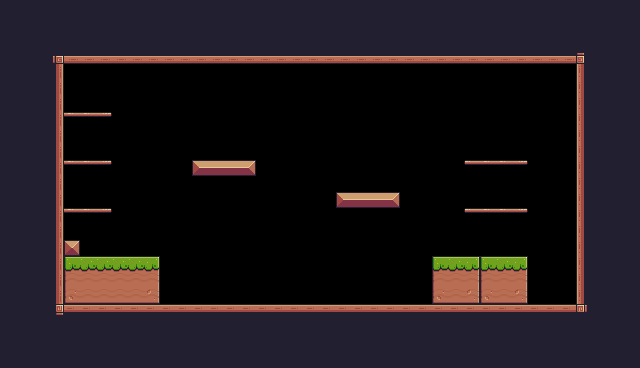

A 2D game scene composited from a Tiled map and its tileset images. What follows is a short description and the map's XML, with every tile layer's data as written:
An orthogonal 40x23 tile map with 16x16 px tiles, 1 tile layer (Background) and 28 objects (11x Fruit, 5x Platform, 2x Saw, Player).

<map version="1.10" tiledversion="1.10.1" orientation="orthogonal" renderorder="right-down" width="40" height="23" tilewidth="16" tileheight="16" infinite="0" nextlayerid="4" nextobjectid="35">
 <tileset firstgid="1" source="Pixel Adventure.tsx" />
 <layer id="1" name="Background" width="40" height="23">
  <properties>
   <property name="BackgroundColor" value="Gray" />
  </properties>
  <data encoding="csv">
24,24,24,24,24,24,24,24,24,24,24,24,24,24,24,24,24,24,24,24,24,24,24,24,24,24,24,24,24,24,24,24,24,24,24,24,24,24,24,24,
24,24,24,24,24,24,24,24,24,24,24,24,24,24,24,24,24,24,24,24,24,24,24,24,24,24,24,24,24,24,24,24,24,24,24,24,24,24,24,24,
24,24,24,24,24,24,24,24,24,24,24,24,24,24,24,24,24,24,24,24,24,24,24,24,24,24,24,24,24,24,24,24,24,24,24,24,24,24,24,24,
24,24,24,92,134,134,134,134,134,134,134,134,134,134,134,134,134,134,134,134,134,134,134,134,134,134,134,134,134,134,134,134,134,134,134,134,93,24,24,24,
24,24,24,113,0,0,0,0,0,0,0,0,0,0,0,0,0,0,0,0,0,0,0,0,0,0,0,0,0,0,0,0,0,0,0,0,111,24,24,24,
24,24,24,113,0,0,0,0,0,0,0,0,0,0,0,0,0,0,0,0,0,0,0,0,0,0,0,0,0,0,0,0,0,0,0,0,111,24,24,24,
24,24,24,113,0,0,0,0,0,0,0,0,0,0,0,0,0,0,0,0,0,0,0,0,0,0,0,0,0,0,0,0,0,0,0,0,111,24,24,24,
24,24,24,113,41,41,42,0,0,0,0,0,0,0,0,0,0,0,0,0,0,0,0,0,0,0,0,0,0,0,0,0,0,0,0,0,111,24,24,24,
24,24,24,113,0,0,0,0,0,0,0,0,0,0,0,0,0,0,0,0,0,0,0,0,0,0,0,0,0,0,0,0,0,0,0,0,111,24,24,24,
24,24,24,113,0,0,0,0,0,0,0,0,0,0,0,0,0,0,0,0,0,0,0,0,0,0,0,0,0,0,0,0,0,0,0,0,111,24,24,24,
24,24,112,113,41,41,42,0,0,0,0,0,13,14,14,15,0,0,0,0,0,0,0,0,0,0,0,0,0,40,41,41,42,0,0,0,111,24,24,24,
24,24,112,113,0,0,0,0,0,0,0,0,0,0,0,0,0,0,0,0,0,0,0,0,0,0,0,0,0,0,0,0,0,0,0,0,111,24,24,24,
24,24,112,113,0,0,0,0,0,0,0,0,0,0,0,0,0,0,0,0,0,13,14,14,15,0,0,0,0,0,0,0,0,0,0,0,111,24,24,24,
24,24,112,113,41,41,42,0,0,0,0,0,0,0,0,0,0,0,0,0,0,0,0,0,0,0,0,0,0,40,41,41,42,0,0,0,111,24,24,24,
24,24,112,113,0,0,0,0,0,0,0,0,0,0,0,0,0,0,0,0,0,0,0,0,0,0,0,0,0,0,0,0,0,0,0,0,111,24,24,24,
24,24,24,113,35,0,0,0,0,0,0,0,0,0,0,0,0,0,0,0,0,0,0,0,0,0,0,0,0,0,0,0,0,0,0,0,111,24,24,24,
24,24,24,113,7,8,8,8,8,9,0,0,0,0,0,0,0,0,0,0,0,0,0,0,0,0,0,7,8,9,7,8,9,0,0,0,111,24,24,24,
24,24,24,113,29,30,30,30,30,31,0,0,0,0,0,0,0,0,0,0,0,0,0,0,0,0,0,29,30,31,29,30,31,0,0,0,111,24,24,24,
24,24,24,113,51,52,52,52,52,53,0,0,0,0,0,0,0,0,0,0,0,0,0,0,0,0,0,51,52,53,51,52,53,0,0,0,111,24,24,24,
24,24,24,114,90,90,90,90,90,90,90,90,90,90,90,90,90,90,90,90,90,90,90,90,90,90,90,90,90,90,90,90,90,90,90,90,115,24,24,24,
24,24,24,24,24,24,24,24,24,24,24,24,24,24,24,24,24,24,24,24,24,24,24,24,24,24,24,24,24,24,24,24,24,24,24,24,24,24,24,24,
24,24,24,24,24,24,24,24,24,24,24,24,24,24,24,24,24,24,24,24,24,24,24,24,24,24,24,24,24,24,24,24,24,24,24,24,24,24,24,24,
24,24,24,24,24,24,24,24,24,24,24,24,24,24,24,24,24,24,24,24,24,24,24,24,24,24,24,24,24,24,24,24,24,24,24,24,24,24,24,24
</data>
 </layer>
 <objectgroup id="2" name="Spawnpoints">
  <object id="4" name="Player" type="Player" x="128" y="224" width="32" height="32" />
  <object id="21" name="Bananas" type="Fruit" x="80" y="80" width="32" height="32" />
  <object id="22" name="Orange" type="Fruit" x="80" y="128" width="32" height="32" />
  <object id="23" name="Apple" type="Fruit" x="80" y="176" width="32" height="32" />
  <object id="24" name="Cherries" type="Fruit" x="192" y="128" width="32" height="32" />
  <object id="25" name="Cherries" type="Fruit" x="224" y="128" width="32" height="32" />
  <object id="26" name="Cherries" type="Fruit" x="208" y="96" width="32" height="32" />
  <object id="27" name="Cherries" type="Fruit" x="336" y="160" width="32" height="32" />
  <object id="28" name="Cherries" type="Fruit" x="368" y="160" width="32" height="32" />
  <object id="29" name="Cherries" type="Fruit" x="352" y="128" width="32" height="32" />
  <object id="30" name="Kiwi" type="Fruit" x="480" y="128" width="32" height="32" />
  <object id="31" name="Kiwi" type="Fruit" x="480" y="176" width="32" height="32" />
  <object id="32" type="Saw" x="288" y="288" width="32" height="32">
   <properties>
    <property name="isVertical" type="bool" value="false" />
    <property name="offNeg" type="float" value="8" />
    <property name="offPos" type="float" value="7" />
   </properties>
  </object>
  <object id="34" type="Saw" x="288" y="128" width="32" height="32">
   <properties>
    <property name="isVertical" type="bool" value="true" />
    <property name="offNeg" type="float" value="4" />
    <property name="offPos" type="float" value="3" />
   </properties>
  </object>
 </objectgroup>
 <objectgroup id="3" name="Collisions">
  <object id="7" x="48" y="48" width="16" height="272" />
  <object id="8" x="64" y="48" width="528" height="16" />
  <object id="9" x="576" y="64" width="16" height="256" />
  <object id="10" x="64" y="304" width="512" height="16" />
  <object id="11" x="64" y="240" width="16" height="16" />
  <object id="12" x="64" y="256" width="96" height="48" />
  <object id="13" x="192" y="160" width="64" height="16" />
  <object id="14" x="336" y="192" width="64" height="16" />
  <object id="15" x="432" y="256" width="96" height="48" />
  <object id="16" type="Platform" x="464" y="208" width="64" height="16" />
  <object id="17" type="Platform" x="464" y="160" width="64" height="16" />
  <object id="18" type="Platform" x="64" y="160" width="48" height="16" />
  <object id="19" type="Platform" x="64" y="112" width="48" height="16" />
  <object id="20" type="Platform" x="64" y="208" width="48" height="16" />
 </objectgroup>
</map>
